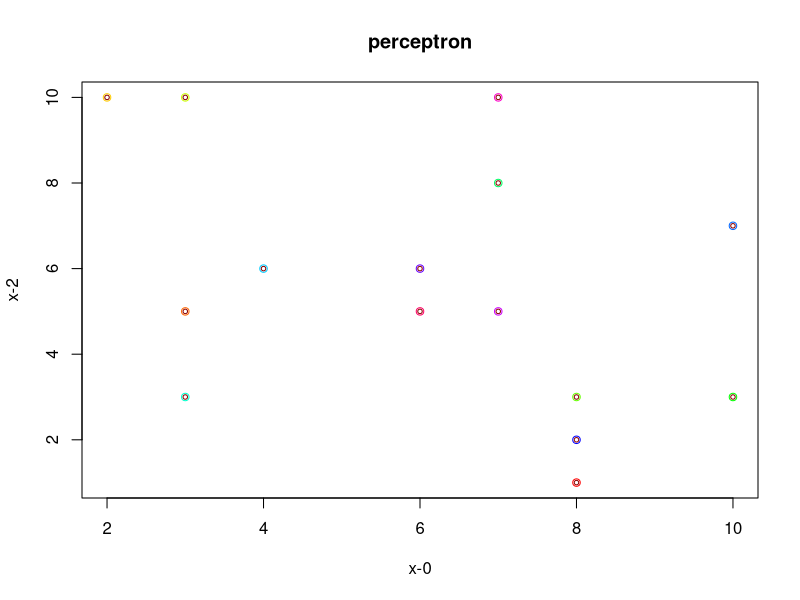

Write R code to recreate this figure.
# use r to visualize the perceptron algorithm
    
random_int_vector <- function(){
    c(random_int(), random_int())
}

random_int <- function(){
    sample(1:10, 1, replace=T)
}
    
data <- function(size){
    result <- rbind(random_int_vector(), random_int_vector())
    for (x in 1:(size-2))
        result <- rbind(result, random_int_vector())
    result
}

t <- data(15)
print(t)
plot(t, type = "p",xlab = "x-0",col=rainbow(15L), ylab = "x-2", main="perceptron")
points(t, cex = .6, col = "dark red")

# still working on the algorithm